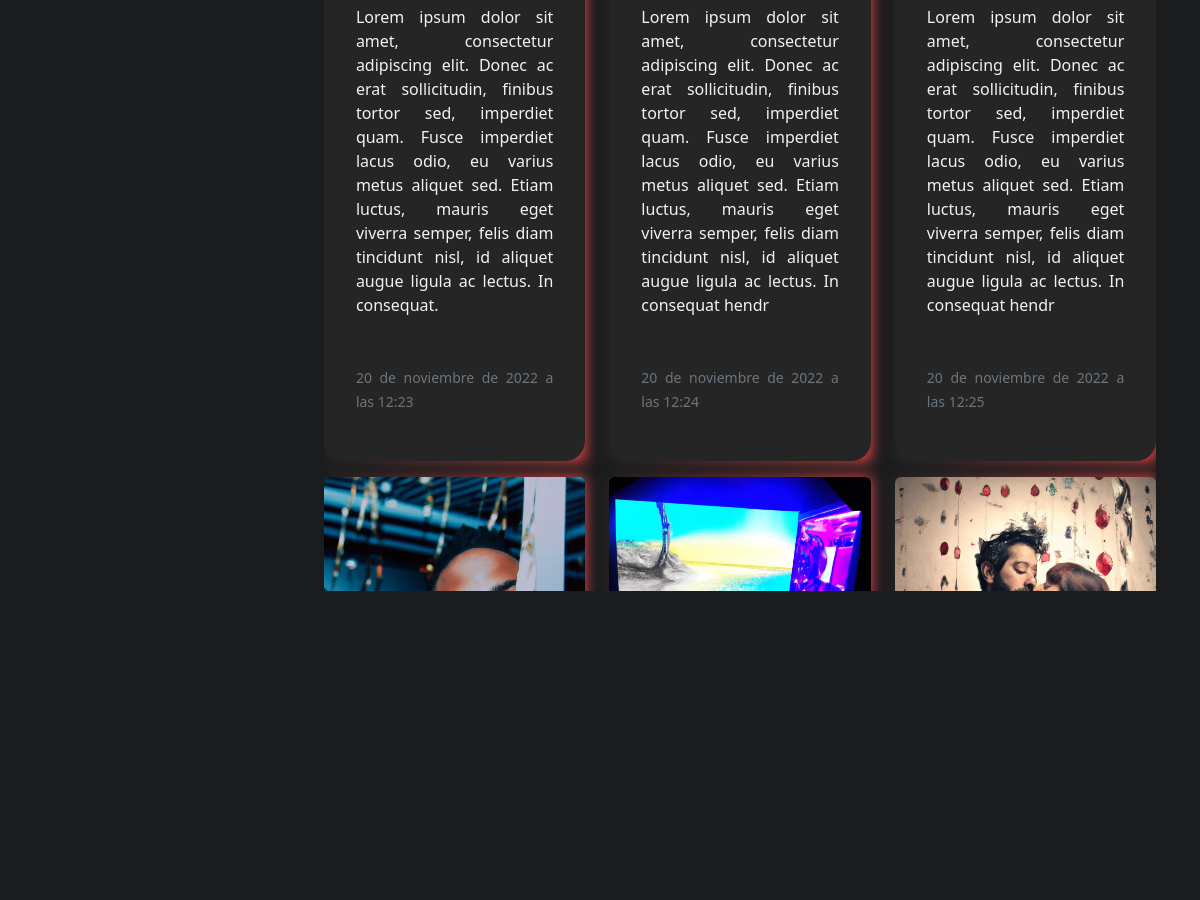
The page /base2/profile/ (middle part) on the database as committed earlier.
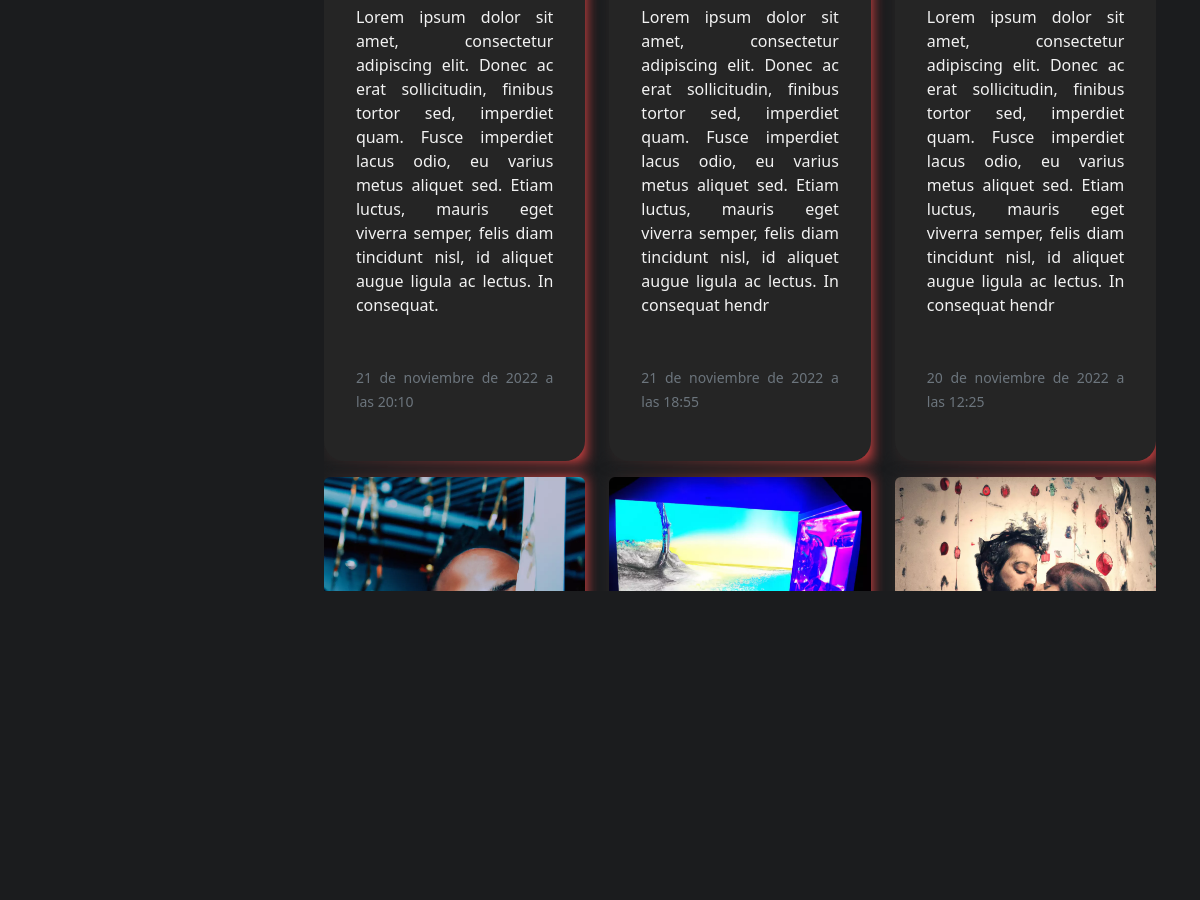
The same page on the database as committed later.
### app_1/models.py (models this page shows, shortened)
class Video(models.Model):  # MODIFICADO
    title = models.CharField(max_length=30, default='')
    description = models.TextField(max_length=300, null=True)
    path = models.CharField(max_length=2000, null=True)
    thumnail = models.CharField(max_length=2000, null=True)
    length = models.IntegerField(null=True, default=0)
    datetime = models.DateTimeField(auto_now=True, blank=False, null=False)
    likes = models.IntegerField(null=True, default=0)
    dislikes = models.IntegerField(null=True, default=0)
    cathegory = models.CharField(
        max_length=300, null=True, choices=VIDEO_CATHEGORY, default='')
    channel = models.ForeignKey(Channel, on_delete=models.CASCADE,
                                blank=True, null=True, default='', related_name='videos')

### app_1/views.py (the view)
# urls.py: path('base2/profile/', ProfileListView.as_view(), name='profile'),
class ProfileListView (ListView):
    model = Video
    template_name= 'app_1/profile.html'

### app_1/templates/app_1/profile.html (shortened to what this page needs)
<!DOCTYPE html>
{%extends 'app_1/base2.html' %}
{% load account %}
{% load static%}
{% block estilo %}
<link rel="stylesheet" href="../../static/css/video.css">
  <link rel="stylesheet" href="../../static/css/styleProfile2.css">
  <link rel="stylesheet" href="../../static/css/styleProfile.css">
{% endblock %}
{% block contentVideo %}
<link href="https://maxcdn.bootstrapcdn.com/font-awesome/4.7.0/css/font-awesome.min.css" rel="stylesheet" />
        <div class="row">
          <div class="col-12 col-xs-3 col-sm-3 col-lg-3">
          </div>
          <div class="col-12 col-xs-9 col-sm-9 col-lg-9">
            <div class="scroll-bg" >
              <div class="scroll-div" >
                <div class="scroll-object" >
                  <div class="row mt-5">
                    {% if object_list %} {% comment %} COMPROBACION DE SI NOS DEVUELVE UNA LISTA {% endcomment %}
                    {% for video in object_list %}  {% comment %} RECORREMOS {% endcomment %}
                    <div class="col-sm 12 col-md-4 col-md-4 col-md-4 py-2">
                      <a href="/player/{{video.title}}" class="text-decoration-none">
                      <div class="cubo">
                        <img src='{{video.thumnail}}' class="rounded cubo-img-top" alt="{{video.title}}"/>
                        <div class="cubo-body p-3">
                          <p class="cubo-text p-3 text-justify">{{video.description}}</p>
                          <p class="cubo-text p-3"><small class="text-muted">{{video.datetime}}</small></p>
                        </div>
                      </a>
                      </div>
                    </div>
                    {% endfor %}
                    {% endif %}
{% endblock %}

Rows that differ between the two databases and show on the page:
changed Video: datetime "20 de noviembre de 2022 a las 12:23" → "21 de noviembre de 2022 a las 20:10"
changed Video: datetime "20 de noviembre de 2022 a las 12:24" → "21 de noviembre de 2022 a las 18:55"
